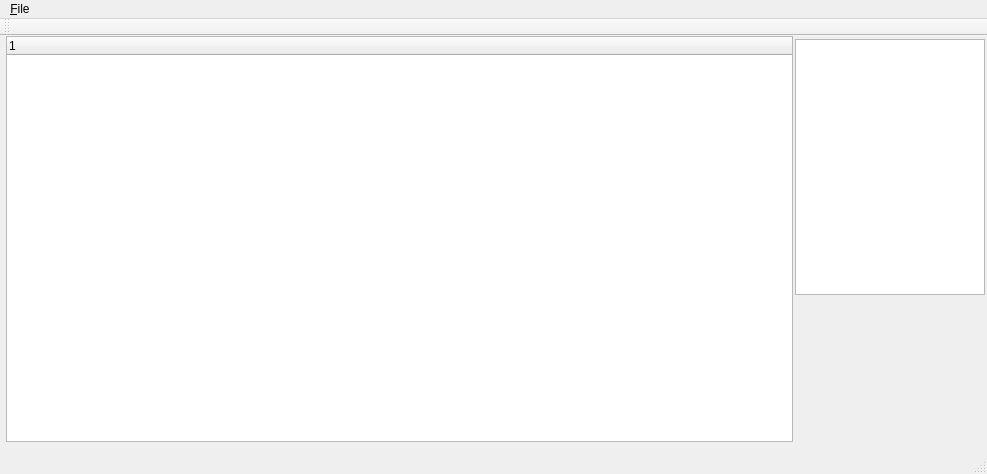
<?xml version="1.0" encoding="UTF-8"?>
<ui version="4.0">
 <class>MainWindow</class>
 <widget class="QMainWindow" name="MainWindow">
  <property name="geometry">
   <rect>
    <x>0</x>
    <y>0</y>
    <width>987</width>
    <height>474</height>
   </rect>
  </property>
  <property name="windowTitle">
   <string>MainWindow</string>
  </property>
  <widget class="QWidget" name="centralWidget">
   <widget class="QTreeWidget" name="treeWidget">
    <property name="geometry">
     <rect>
      <x>6</x>
      <y>0</y>
      <width>787</width>
      <height>406</height>
     </rect>
    </property>
    <property name="lineWidth">
     <number>3</number>
    </property>
    <property name="horizontalScrollBarPolicy">
     <enum>Qt::ScrollBarAsNeeded</enum>
    </property>
    <property name="allColumnsShowFocus">
     <bool>true</bool>
    </property>
    <column>
     <property name="text">
      <string notr="true">1</string>
     </property>
    </column>
   </widget>
   <widget class="QPlainTextEdit" name="plainTextEdit">
    <property name="geometry">
     <rect>
      <x>795</x>
      <y>3</y>
      <width>190</width>
      <height>256</height>
     </rect>
    </property>
   </widget>
  </widget>
  <widget class="QMenuBar" name="menuBar">
   <property name="geometry">
    <rect>
     <x>0</x>
     <y>0</y>
     <width>987</width>
     <height>27</height>
    </rect>
   </property>
   <widget class="QMenu" name="menu_File">
    <property name="title">
     <string>&amp;File</string>
    </property>
    <addaction name="action_Open"/>
    <addaction name="actionE_Xit"/>
   </widget>
   <addaction name="menu_File"/>
  </widget>
  <widget class="QToolBar" name="mainToolBar">
   <attribute name="toolBarArea">
    <enum>TopToolBarArea</enum>
   </attribute>
   <attribute name="toolBarBreak">
    <bool>false</bool>
   </attribute>
  </widget>
  <widget class="QStatusBar" name="statusBar"/>
  <action name="action_Open">
   <property name="text">
    <string>&amp;Open</string>
   </property>
  </action>
  <action name="actionE_Xit">
   <property name="text">
    <string>e&amp;Xit</string>
   </property>
  </action>
 </widget>
 <layoutdefault spacing="6" margin="11"/>
 <resources/>
 <connections/>
</ui>
